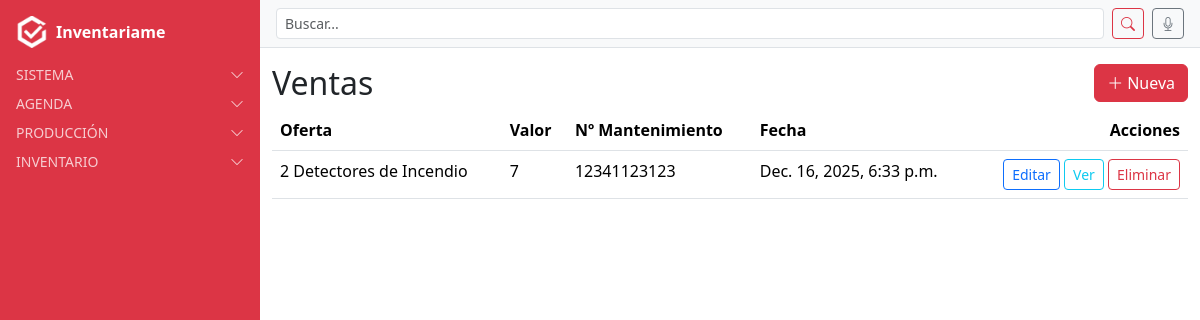
The page /sales/ventas/ (signed in) on the database its author committed.
### sales/models.py (models this page shows, shortened)
class Venta(models.Model):
    usuario = models.ForeignKey(settings.AUTH_USER_MODEL, on_delete=models.CASCADE)
    fecha = models.DateTimeField(auto_now_add=True)
    oferta = models.ForeignKey(Oferta, on_delete=models.CASCADE, related_name="ventas")
    cantidad = models.PositiveIntegerField(default=1)
    mantenimiento_numero = models.IntegerField(null=True, blank=True, help_text="Número de mantenimiento asociado (opcional)")
    ppa = models.BooleanField(default=False, help_text="Marcar si la venta ha convertido PPA")

### oferta/models.py (models this page shows, shortened)
class Oferta(models.Model):
    nombre = models.CharField(max_length=150)
    referencia = models.ForeignKey(
        Referencia,
        on_delete=models.CASCADE,
        related_name="ofertas",
        default=1
    )
    valor = models.IntegerField(
        choices=[(3, "0 + 3"), (4, "0 + 4"), (5, "0 + 5"), (7, "0 + 7"), (10, "0 + 10")],
        help_text="Selecciona uno de los valores permitidos"
    )
    class Meta:
        verbose_name = "Oferta"
        verbose_name_plural = "Ofertas"
        ordering = ["nombre"]

### sales/views.py (the view)
# urls.py: path('ventas/', VentaListView.as_view(), name='venta_list'),
class VentaListView(GroupVisibilityMixin, ListView):
    model = Venta
    template_name = "sales/ventas_list.html"

### users/context_processors.py (called while the page is built)
def alertas_processor(request):
    if not request.user.is_authenticated:
        return {}
    ahora = timezone.now()
    proximas_con_recordatorio = Cita.objects.filter(
        usuario=request.user, recordatorio=True,
        fecha__gte=ahora, fecha__lte=ahora + timedelta(days=1)
    )
    if proximas_con_recordatorio.exists():
        return {"alertas": f"Tienes {proximas_con_recordatorio.count()} cita(s) con recordatorio en 24h"}
    return {}

### users/mixins.py (called while the page is built)
    def get_queryset(self):
        qs = super().get_queryset()
        perfil = getattr(self.request.user, "perfil", None)
        if not perfil:
            return qs.none()
        if perfil.tipo_usuario == "grupo" and perfil.grupo_django:
            return qs.filter(**{f"{self.owner_field_name}__groups": perfil.grupo_django})
        return qs.filter(**{self.owner_field_name: self.request.user})

### templates/sales/ventas_list.html
{% extends "base.html" %}
{% block content_authenticated %}
<div class="d-flex align-items-center justify-content-between mb-2">
  <h2 class="mb-0">Ventas</h2>
  <a class="btn btn-danger" href="{% url 'venta_create' %}"><i class="bi bi-plus-lg me-1"></i>Nueva</a>
</div>
<table class="table">
  <thead>
    <tr>
      <th>Oferta</th>
      <th>Valor</th>
      <th>Nº Mantenimiento</th>
      <th>Fecha</th>
      <th class="text-end">Acciones</th>
    </tr>
  </thead>
  <tbody>
    {% for obj in object_list %}
    <tr>
      <td>{{ obj.oferta.nombre }}</td>
      <td>{{ obj.oferta.valor }}</td>
      <td>
        {% if obj.mantenimiento_numero %}
          {{ obj.mantenimiento_numero }}
        {% else %}
          —
        {% endif %}
      </td>
      <td>{{ obj.fecha }}</td>
      <td class="text-end">
        <a href="{% url 'venta_update' obj.pk %}" class="btn btn-sm btn-outline-primary">Editar</a>
        <a href="{% url 'venta_detail' obj.pk %}" class="btn btn-sm btn-outline-info">Ver</a>
        <a href="{% url 'venta_delete' obj.pk %}" class="btn btn-sm btn-outline-danger">Eliminar</a>
      </td>
    </tr>
    {% empty %}
    <tr><td colspan="6">Sin registros</td></tr>
    {% endfor %}
  </tbody>
</table>
{% endblock %}

### rows shown on the page
Venta: oferta.nombre "2 Detectores de Incendio", oferta.valor "7", mantenimiento_numero "12341123123", fecha "Dec. 16, 2025, 6:33 p.m."
